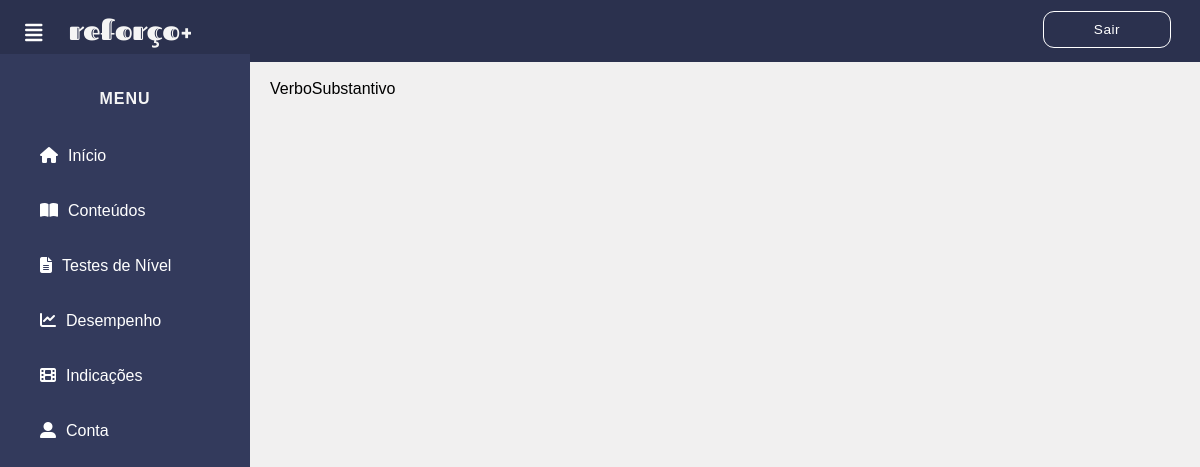
Before: /php/lista_cont.php with the older database file.
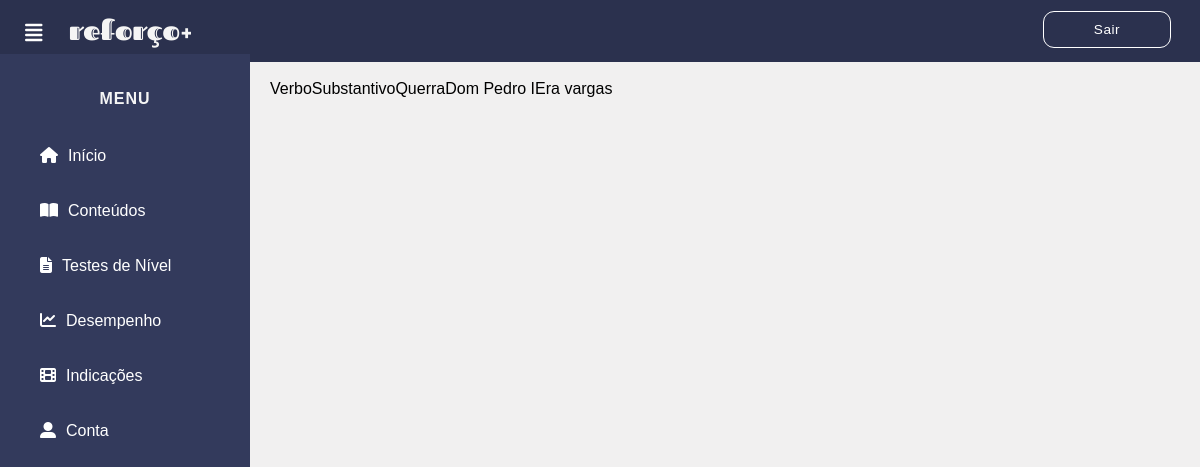
After: the same page with the newer database file.
### tables this page shows
CREATE TABLE `conteudos` (
  `ID_cont` int(2) NOT NULL,
  `texto` text NOT NULL,
  `end_imagens_cont` varchar(250) NOT NULL,
  `cod_mat` int(2) NOT NULL,
  `cod_adm` int(1) NOT NULL,
  `ano` int(1) NOT NULL,
  `assunto` varchar(70) NOT NULL
);

### php/lista_cont.php (the view, shortened to what this page needs)
<!DOCTYPE html>
<html lang="pt-br">
<head>
    <link rel="stylesheet" href="../css/inicio.css">
  </head>
  <body>
      <header>
      <a href="../inicio.html"><img style="float:left; margin-left:52px; margin-top: 0px; margin-bottom: 1px; padding-top: 0px; border: 0;" src="../imagens/inicial/logo3.png"> </a>
      <label for="check">
        <i class="fas fa-align-justify" id="menu_btn"></i>
      </label>
      <div class="direita">
        <a href="sair.php" class="sair">Sair</a>
      </div>
      </header>
    <div class="menu">
      <center>
      <h4>MENU</h4>
      </center>
      <a href="../inicio.html"><i class="fas fa-home"></i><span>Início</span></a>
      <a href="conteudos.php"><i class="fas fa-book-open"></i><span>Conteúdos</span></a>
      <a href="testeniveis.php"><i class="fas fa-file-alt"></i><span>Testes de Nível</span></a>
      <a href="#"><i class="fas fa-chart-line"></i><span>Desempenho</span></a>
      <a href="indicacoes.php"><i class="fas fa-film"></i><span>Indicações</span></a>
      <a href="conta.php"><i class="fas fa-user-alt"></i><span>Conta</span></a>
    </div>
    <div class="conteudo">
        <?php
            $conn = mysqli_connect('127.0.0.1', 'root', '') or die("Não foi possível a conexão com o Banco");
            $ano = $_SESSION["ano"];
            $materia = $_SESSION['materia'];
            $sql = "SELECT * FROM conteudos where cod_mat like '%".$materia."%' and ano like '%".$ano."%'";
            $cod = mysqli_query($conn,$sql);
            $numRegistros = mysqli_num_rows($cod);
            if ($numRegistros != 0) {
                while ($text = mysqli_fetch_object($cod)) {
                    echo $text->assunto;
                }
            }
            else{
                echo "Nenhum registro";
            }
        ?>
 </div>
</body>
</html>

Changed rows visible on the page:
added conteudos: assunto "Querra"
added conteudos: assunto "Dom Pedro I"
added conteudos: assunto "Era vargas"
